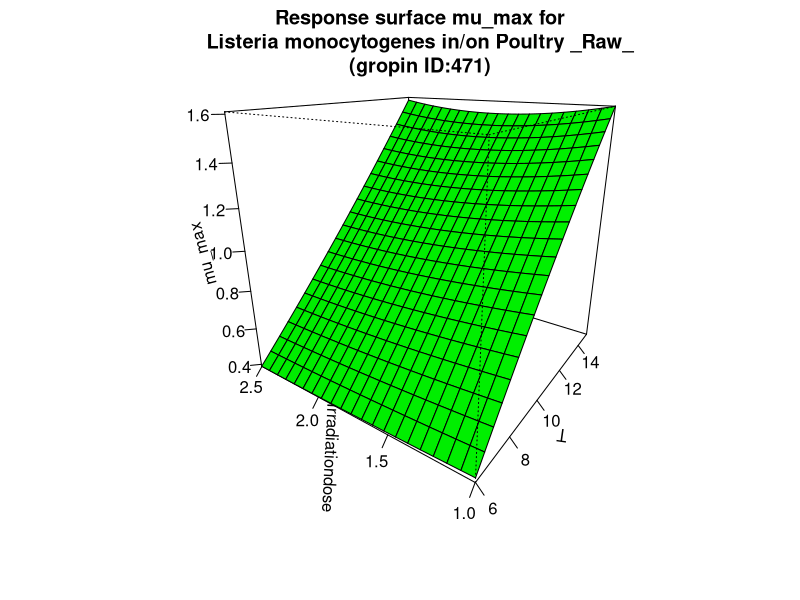

Reproduce this figure in R.
#############################
# start of Parameter script
#############################
T <- seq(5.99400599400599,15.015,length.out=21)
Irradiationdose <- seq(0.999000999000999,2.5025,length.out=21)
#############################
# end of Parameter script
#############################
############################# 
# start of Model script Gropin ID 471 
#############################
 
# constant coefficients for this model
 
variables <- data.frame(T,Irradiationdose)
argumentsPar <- expand.grid(variables)
 
# heart of the model
response_surface <- function(T,Irradiationdose) {
   mumax <-(-0.899+0.252*T+0.374*Irradiationdose-0.0045*(T^2)-0.05*(Irradiationdose^2)-0.085*T*Irradiationdose+0.01*T*(Irradiationdose^2)+0.0024*Irradiationdose*(T^2))

return(mumax=mumax)
} 

# output parameters
mumax <- cbind(argumentsPar,response_surface(argumentsPar['T'],argumentsPar['Irradiationdose']))
colnames(mumax) <- c(colnames(argumentsPar),'mumax')
#############################
# End of Model script
#############################
############################# 
# start of Visualisation script Gropin ID 471 
#############################
persp(T,Irradiationdose,matrix(unlist(mumax$mumax),nrow=21),col = 'green',xlab='T',ylab='Irradiationdose',zlab='mu_max',main='Response surface mu_max for
Listeria monocytogenes in/on Poultry _Raw_
(gropin ID:471)',theta=305,phi=20,shade=0.25,ticktype = 'detailed')
#############################
# End of Visualisation script
#############################
